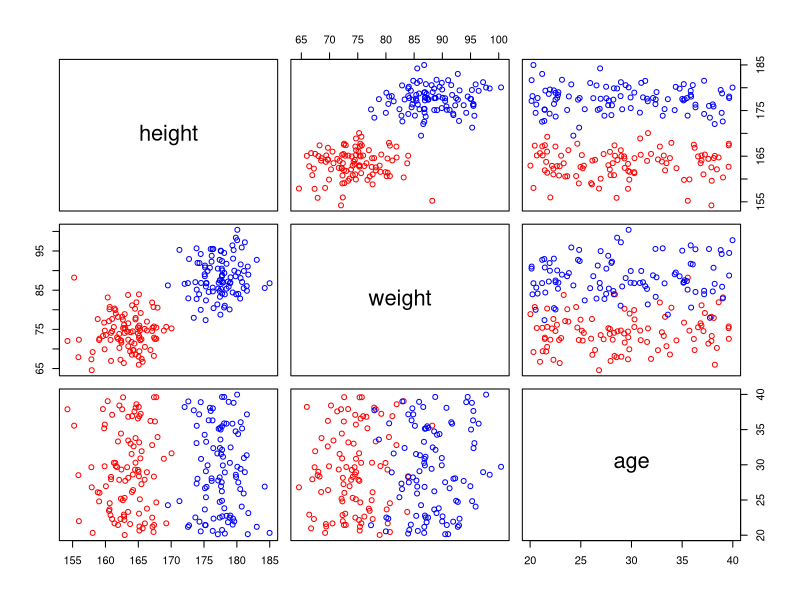
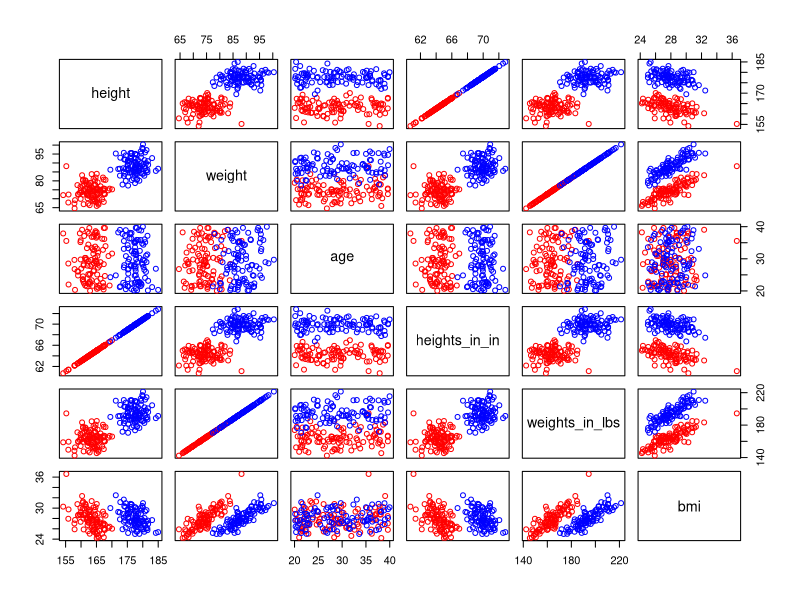
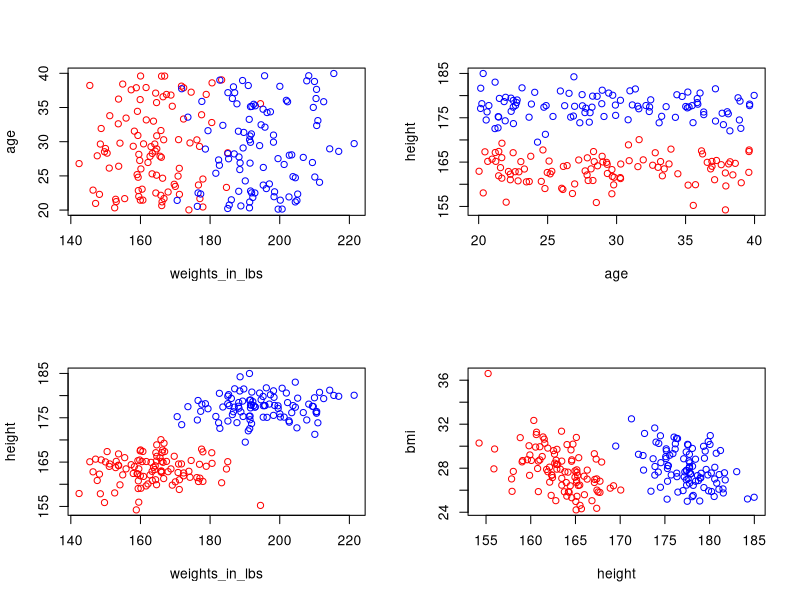
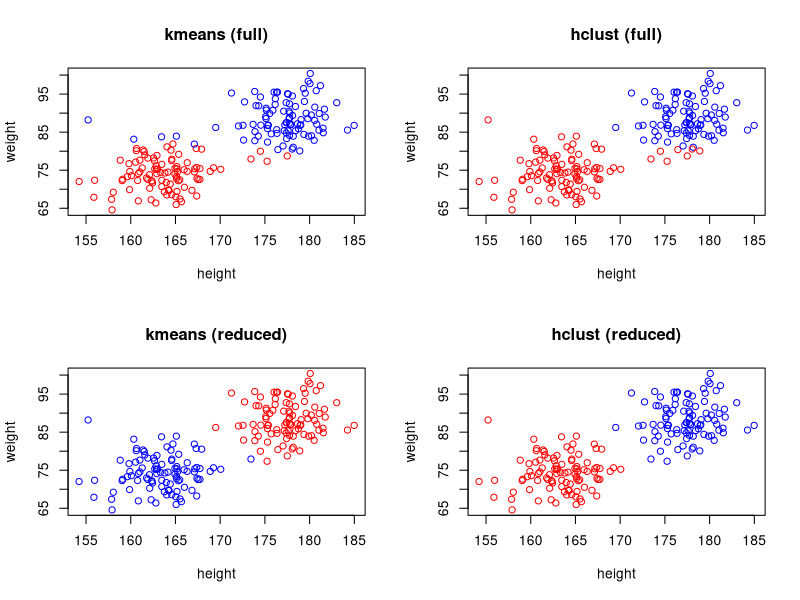

Write the R code that produced these figures, in order.
# I've set up some variables that you will need to leave unchanged
# for this assignment.
 
female = list()
male = list()
all = list()

female$n = 100
male$n = 100
all$n = female$n + male$n

female$ave.height = 163.2 # cm
female$ave.weight = 74.7 # kg

male$ave.height = 177.6 # cm
male$ave.weight = 88.3 # kg 

all$height.sd = 3 # cm
all$weight.sd = 5 # kg

all$young = 20
all$old = 40

# Setting the seed
# Note: this should be left alone as well and you shouldn't set
# the seed again in this file

set.seed(42)

# Now you need to implement some helper functions to simulate
# measuring independent variables (i.e., height, weight, and age)
# from a population.

# (1 point) Implement the heights function
# 
# Takes the following arguments:
#   n: the number of samples
#   ave: the average height
#   sd: the standard deviation from that average
#
# Returns a length n numeric vector of heights randomly drawn
# from the normal distribution specified by the input average
# and standard deviation.

heights = function(n, ave, sd) {
    return(rnorm(n, ave, sd))
}

# (0 points) The weights function is already implemented
# by the heights function.
weights = heights

# (1 point) Implement the ages function
# 
# Takes the following arguments:
#   n: the number of samples
#   min: the minimum age
#   max: the maximum age
#
# Returns a length n numeric vector of ages randomly drawn
# from the uniform distribution between the oldest and youngest
# person.

ages = function(n, min, max) {
    return(runif(n, min, max))
}

# (1 point) Implement the convert.heights function
# 
# Takes the following arguments:
#   heights: a numeric vector of heights
#
# Returns the vector of heights converted from from cm
# to inches.  You should convert centimeters to inches
# by multiplying by 0.393701.

convert.heights = function(heights) {
    return(heights * .393701)
}

# (1 point) Implement the convert.weights function
# 
# Takes the following arguments:
#   weights: a numeric vector of weights
#
# Returns the vector of weights converted from from kilograms
# to pounds.  You should convert kilograms to pounds
# by multiplying by 2.20462.

convert.weights = function(weights)  {
    return(weights * 2.20462)
}

# (2 points) Implement the compute.bmi function
# 
# Takes the following arguments:
#   heights: a numeric vector of heights (in cm)
#   weights: a numeric vector of weights (in kg)
#
# If heights and weights have the same number of elements, the
# function returns a numeric vector of bmi values.
#
# Otherwise the functions returns NULL.
#
# A person's body mass index (BMI) should be calculated as their
# weight in kg divided by their squared heights in m

compute.bmi = function(heights, weights)  {
    heights.m = heights / 100
    return(weights / (heights.m ** 2))
}

# Now you are going to create some datastructures using these functions
# and the variables I defined for you.

# (1 point) Create a dataframe female$df.base
# The names should be as follows:
#
# > names(female$df.base)
# [1] "height" "weight" "age"
# 
# where
#
#   height is the result of calling heights
#   weight is the result of calling weights
#   age is the result of calling ages
height = heights(female$n, female$ave.height, all$height.sd)
weight = weights(female$n, female$ave.weight, all$weight.sd)
age = ages(female$n, all$young, all$old)

female$df.base = data.frame(
    height, weight, age
)

# (1 point) Create a dataframe male$df.base
# same as above but for males
height = heights(male$n, male$ave.height, all$height.sd)
weight = weights(male$n, male$ave.weight, all$weight.sd)
age = ages(male$n, all$young, all$old)

male$df.base = data.frame(
    height, weight, age
)

# (1 point) Create a dataframe female$df
# The names should be as follows:
#
# > names(female$df)
# [1] "heights"        "weights"        "age"            "heights_in_in" 
# [5] "weights_in_lbs" "bmi"
#
# where
#
#   height, weight, and age come from female$df.base
#   heights_in_in, weights_in_lbs, and bmi result from
#    calling the corresponding functions you made above
#    on the relevant parts of female$df.base
height = female$df.base$height
weight = female$df.base$weight
age = female$df.base$age
heights_in_in = convert.heights(female$df.base$height)
weights_in_lbs = convert.weights(female$df.base$weight)
bmi = compute.bmi(height, weight)

female$df = data.frame(
    height, weight, age, heights_in_in, weights_in_lbs, bmi
)

# (1 point) Create a dataframe male$df
# same as above but for males
height = male$df.base$height
weight = male$df.base$weight
age = male$df.base$age
heights_in_in = convert.heights(male$df.base$height)
weights_in_lbs = convert.weights(male$df.base$weight)
bmi = compute.bmi(height, weight)

male$df = data.frame(
    height, weight, age, heights_in_in, weights_in_lbs, bmi
)

# (1 point) Create a dataframe all$df
# The first rows of this dataframe consist of female$df
# and the last rows consist of male$df.  In addition, your
# dataframe should have an additional column 'gender',
# which is a factor of 'f's and 'm's.
#
# > names(all$df)
# [1] "heights"        "weights"        "age"            "heights_in_in" 
# [5] "weights_in_lbs" "bmi"            "gender"
gender = rep("f", nrow(female$df))
females = cbind(female$df, gender)
gender = rep("m", nrow(male$df))
males = cbind(male$df, gender)

all$df = rbind(females, males)
all$df$gender = as.factor(all$df$gender)

# (2 points) Plot a scatterplot matrix from the first three columns of all$df
# Make sure that females are colored red and males are colored blue
#
# You many want to read more here:
#  http://www.stat.berkeley.edu/classes/s133/R-4a.html
cols=c("red", "blue")
plot(all$df[, 1:3], col=cols[all$df$gender])

# (2 points) Plot a scatterplot matrix from the first six columns of all$df
# Again make sure that females are colored red and males are colored blue

cols=c("red", "blue")
plot(all$df[, 1:6], col=cols[all$df$gender])

# (1 point) Create a prcomp object from all$df called pca
# You will need to remove non-numeric columns first

numeric.df = all$df[, sapply(all$df, is.numeric)]
pca = prcomp(numeric.df)


# (4 points) Plot data projected on its principal components
#
# In one figure create the following four plots:
#  all$df projected on to it 1st and 2nd components
#  all$df projected on to it 2nd and 3rd components
#  all$df projected on to it 1st and 3rd components
#  all$df projected on to it 3rd and 4th components
#
# Again make sure that females are colored red and males are colored blue

getCol <- function(PC.num) {
    return(which(abs(pca$rotation[, PC.num]) == max(abs(pca$rotation[, PC.num]))))
}
PC.1 = getCol(1)
PC.2 = getCol(2)
PC.3 = getCol(3)
PC.4 = getCol(4)

cols = c("red", "blue")
par(mfrow=c(2, 2))
plot(all$df[, c(PC.1, PC.2)], col=cols[all$df$gender])
plot(all$df[, c(PC.2, PC.3)], col=cols[all$df$gender])
plot(all$df[, c(PC.1, PC.3)], col=cols[all$df$gender])
plot(all$df[, c(PC.3, PC.4)], col=cols[all$df$gender])


# (1 point) Create a kmeans object using all$df
# set k to 2 and make sure that you use 10 different initial conditions

full.km = kmeans(numeric.df, centers=2, nstart=10)

# (1 point) Create a hclust object using all$df

distances = dist(numeric.df)
full.hclust = hclust(distances)

# (1 point) Find the labels using cutree with k=2

full.hclust.labels = cutree(full.hclust, k=2)
 
# (1 point) Create a kmeans object using just the first two columns of all$df
# set k to 2 and make sure that you use 10 different initial conditions

red.km = kmeans(numeric.df[, 1:2], centers=2, nstart=10)

# (1 point) Create a hclust object using just the first two columns of all$df

distances = dist(numeric.df[, 1:2])
red.hclust = hclust(distances)

# (1 point) Find the labels using cutree with k=2

red.hclust.labels = cutree(red.hclust, k=2)


# (4 point) Plot the data projected on its first two dimensions
# (i.e., height and weight).  
#
# In one figure create four such plots where the points are
# colored according to:
#  1. full.km$cluster and title this plot "kmeans (full)"
#  2. full.hclust.labels and title this plot "hclust (full)"
#  3. red.km$cluster and title this plot "kmeans (reduced)"
#  4. red.hclust.labels and title this plot "hclust (reduced)"
#
# Use red and blue again to color the two groups, but note that
# you shouldn't try to make sure the colors are necessarily coded
# to female and male.

cols=c("red", "blue")
par(mfrow=c(2, 2))
plot(all$df[, 1:2], col=cols[full.km$cluster], main="kmeans (full)")
plot(all$df[, 1:2], col=cols[full.hclust.labels], main="hclust (full)")
plot(all$df[, 1:2], col=cols[red.km$cluster], main="kmeans (reduced)")
plot(all$df[, 1:2], col=cols[red.hclust.labels], main="hclust (reduced)")
